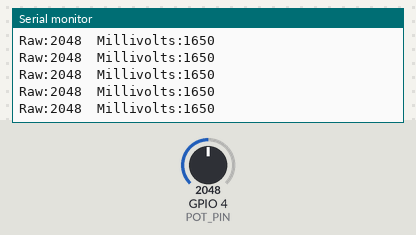
Bench run of a sketch on a simulated ESP32. On the bench: the last lines printed to the serial monitor. Inputs (shaded band) come from the test bench; at power-on: GPIO 4 (POT_PIN) = 2048 (analog values on the 0–4095 scale).

Above: at 1.2 s.
1.3 s: GPIO 4 (POT_PIN) set to 2866
At 1.31 s:
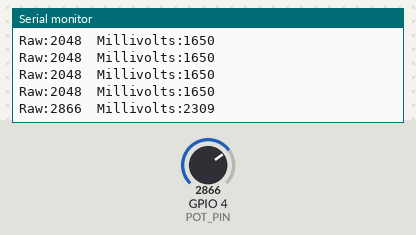
2.8 s: GPIO 4 (POT_PIN) set to 3603
At 2.82 s:
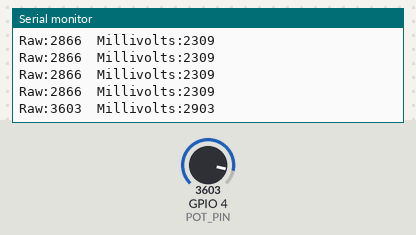
Timing chart, 0 to 5.8 s (numbered marks = the images above; inputs shaded):
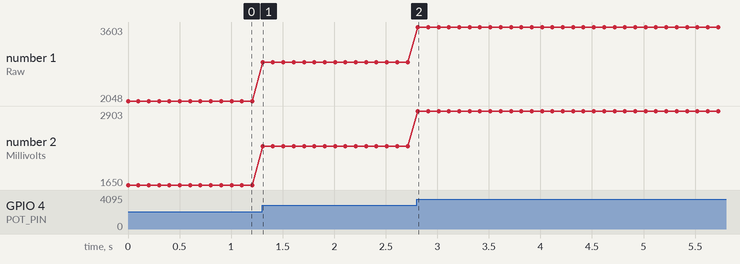

Measured:
- after the input at 1.3 s, the serial monitor: prints a new line at once (image 1)
- after the input at 2.8 s, the serial monitor: prints a new line at once (image 2)
- plotted number 1: 2048 → 2866 after the input at 1.3 s, 2866 → 3603 after the input at 2.8 s
- plotted number 2: 1650 → 2309 after the input at 1.3 s, 2309 → 2903 after the input at 2.8 s

The sketch:

Analog_Input.ino
```cpp
#include <Arduino.h>

const uint8_t POT_PIN = 4;

void setup() {
  Serial.begin(115200);
  analogReadResolution(12);
  analogSetPinAttenuation(POT_PIN, ADC_11db);
}

void loop() {
  const int raw = analogRead(POT_PIN);
  const uint32_t millivolts = analogReadMilliVolts(POT_PIN);
  Serial.print("Raw:");
  Serial.print(raw);
  Serial.print("\tMillivolts:");
  Serial.println(millivolts);
  delay(100);
}
```
